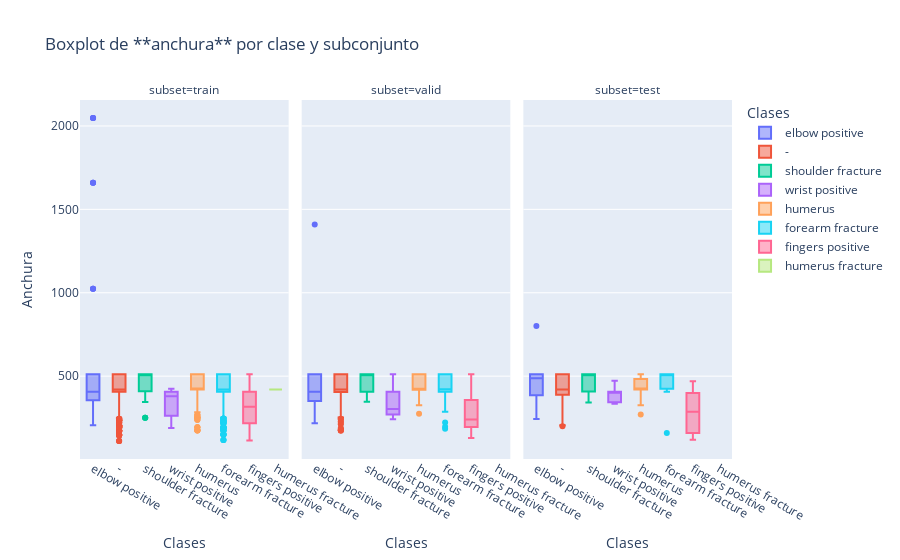

Source (notebook cell):
### Code cell
fig = px.box(
    df,
    x="class_name",
    y="width",
    points="outliers",
    hover_name="name",
    labels={"class_name": "Clases", "width": "Anchura"},
    title="Boxplot de **anchura** por clase y subconjunto",
    color="class_name",
    facet_col="subset"
)
fig.show()
